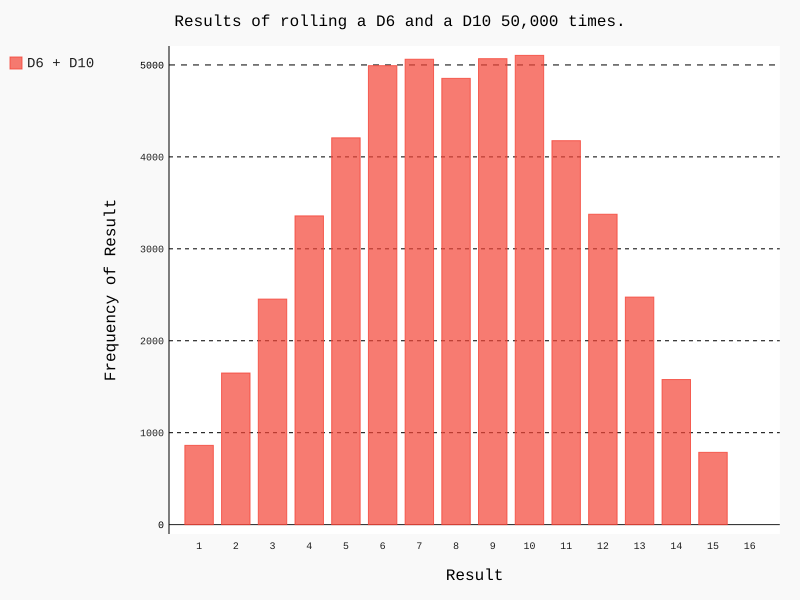

This figure's Python source:
from die import Die
import pygal

# Create D6 and a D10.
die_1 = Die()
die_2 = Die(10)

# Make some rolls, and store results in a list.
results = []
for roll_num in range(50000):
    result = die_1.roll() + die_2.roll()
    results.append(result)

# Analyze the results.
frequencies = []
max_result = die_1.num_sides + die_2.num_sides

for value in range(2, max_result+1):
    frequency = results.count(value)
    frequencies.append(frequency)

# Visualize the results.
hist = pygal.Bar()

hist.title = "Results of rolling a D6 and a D10 50,000 times."
hist.x_labels = ['1', '2', '3', '4', '5', '6', '7', '8', '9', '10', '11', '12',
                 '13', '14', '15', '16']
hist.x_title = "Result"
hist.y_title = "Frequency of Result"

hist.add('D6 + D10', frequencies)
hist.render_to_file('different_dice.svg')

print(frequencies)
